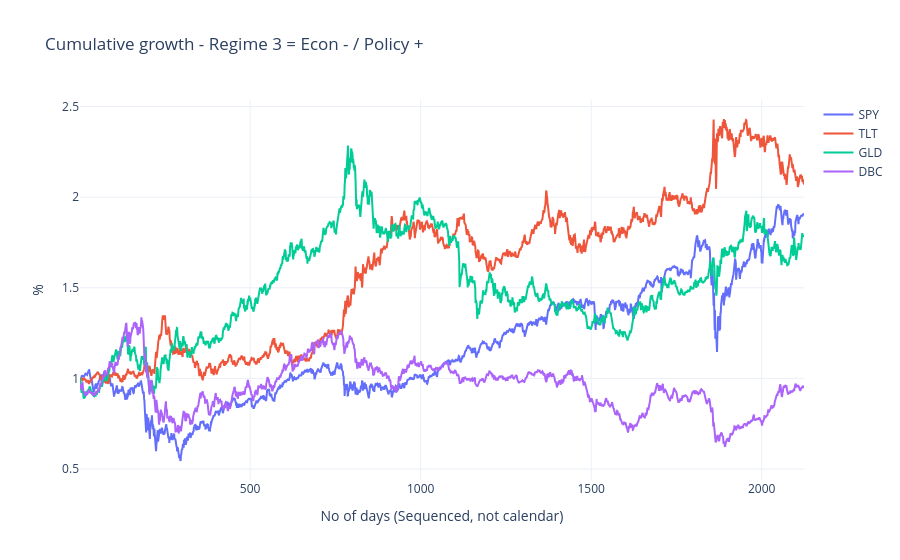

Notebook cell for this chart:
### Markdown cell above
### Regime 3 - Econ - / Policy +

### Code cell
fig3 = plot_regime_compounded(regime3["returns"], txtregime3)
fig3.show()

regime_metrics(regime3["returns"])

### Figure 1 — Plotly figure (JSON) as saved in the notebook; plotly's stock layout.template omitted (floating-point values rounded to 4 significant figures; data arrays with more than 128 entries replaced by an {"elided": "..."} marker saying what was removed)
{"data": [{"mode": "lines", "name": "SPY", "type": "scatter", "x": {"elided": "2124 int values"}, "y": {"elided": "2124 float values"}}, {"mode": "lines", "name": "TLT", "type": "scatter", "x": {"elided": "2124 int values"}, "y": {"elided": "2124 float values"}}, {"mode": "lines", "name": "GLD", "type": "scatter", "x": {"elided": "2124 int values"}, "y": {"elided": "2124 float values"}}, {"mode": "lines", "name": "DBC", "type": "scatter", "x": {"elided": "2123 int values"}, "y": {"elided": "2123 float values"}}], "layout": {"title": {"text": "Cumulative growth - Regime 3 = Econ - / Policy +"}, "xaxis": {"title": {"text": "No of days (Sequenced, not calendar)"}}, "yaxis": {"title": {"text": "%"}}}}
